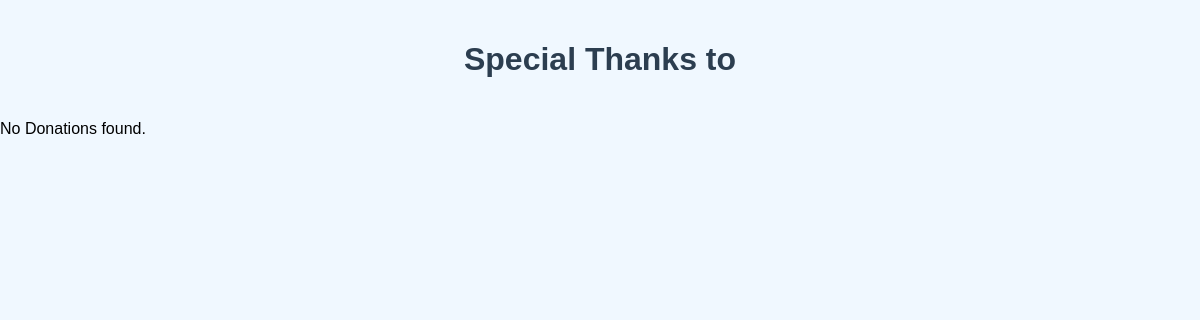
/acknowledgements/, run on an earlier commit of the app's database.
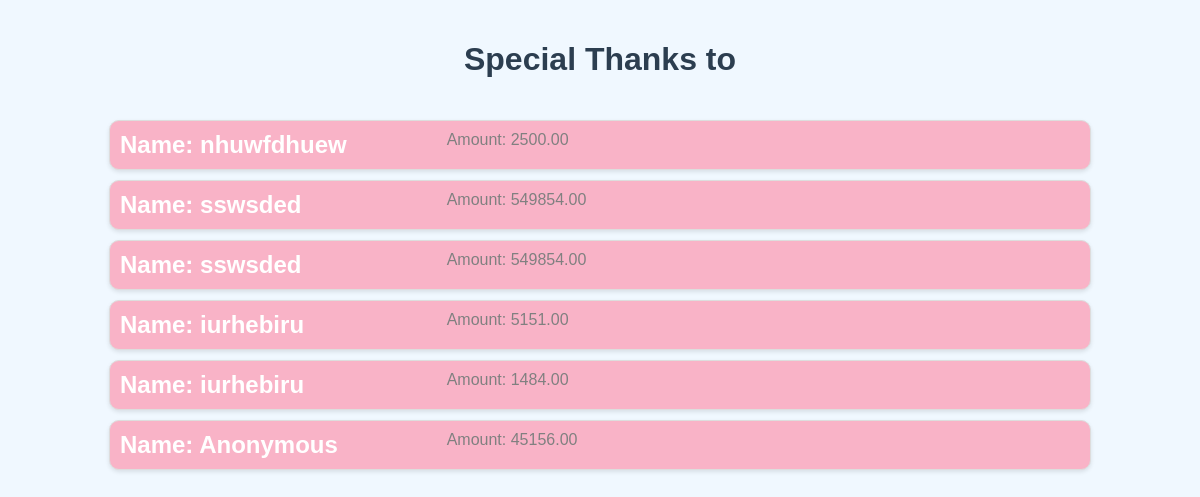
And on a later commit of the database.
### donations/models.py (models this page shows, shortened)
class DonationInfo(models.Model):
    name = models.CharField(max_length=100)
    email = models.EmailField()
    amount = models.DecimalField(max_digits=10,
        decimal_places=2,
        null=True,     # Allows NULL in the database
        blank=True,    # Allows empty submission in forms
        default=None
      )  # Or default=0 if you prefer 0 over NULL)
    message = models.TextField(blank=True)  # Optional message from donor
    date = models.DateTimeField(default=timezone.now)

### donations/views.py (the view)
# urls.py: path('acknowledgements/', donations.views.DonationListView.as_view(), name='donation_acknowledgements'),
class DonationListView(ListView):
    model = DonationInfo
    template_name = 'donationAknowledgementPage.html'  # Template for the main list
    context_object_name = 'donations'

### donations/templates/donationAknowledgementPage.html (shortened to what this page needs)
{% load static %}
<!DOCTYPE html>
<html lang="en">
<head>
    <link rel="stylesheet" href="{% static 'css/aknowledgementPageStyle.css' %}">
</head>
<body>
<div class="container">
    <header>
        <div class="header-left">
             <h1>Special Thanks to</h1>
        </div>
    </header>
    {% for donation in donations %}
        <div class="donation-row">
            <span class="name">Name: {{ donation.name }}</span>
            <span class="amount">Amount: {{ donation.amount }}</span>
        </div>
    {% empty %}
        <p>No Donations found.</p>
    {% endfor %}
</div>
</body>
</html>

What changed in the data, as far as the page shows it:
added DonationInfo: name "nhuwfdhuew", amount "2500.00"
added DonationInfo: name "sswsded", amount "549854.00"
added DonationInfo: name "sswsded", amount "549854.00"
added DonationInfo: name "iurhebiru", amount "5151.00"
added DonationInfo: name "iurhebiru", amount "1484.00"
added DonationInfo: name "Anonymous", amount "45156.00"
Also different on the page:
text no longer shown: "No Donations found."
